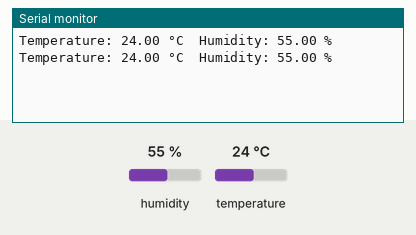
A sketch run on a simulated Arduino Uno, built with avr-gcc and run on an emulated ATmega328P. On the bench: the last lines printed to the serial monitor. Inputs (shaded band) come from the test bench; at power-on: humidity 55 %, temperature 24 °C.

Above: at 4.8 s.
4.9 s: humidity set to 22 %
At 7.1 s:
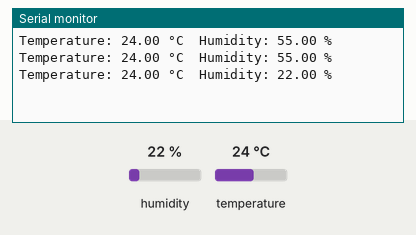
7.9 s: temperature set to 12 °C
At 8.8 s:
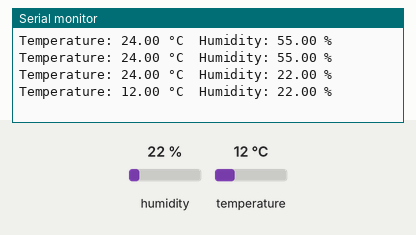
10.9 s: humidity set to 40 %
At 12.4 s:
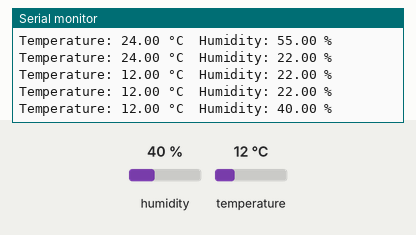
Timing chart, 0 to 13.9 s (numbered marks = the images above; inputs shaded):
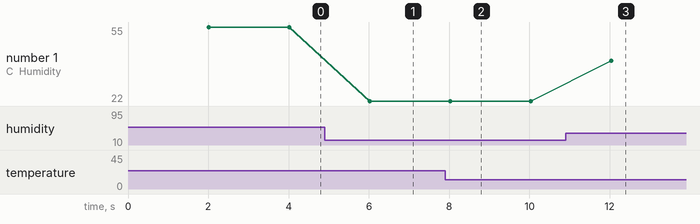

The sketch:

dht22_code.ino
```cpp
////////
// Erikas Valiukevicius
// 20/3/24
//accelorometer
////////
#include <DHT.h>     //DHT sensor library by Adafruit

#define DHTPIN  1     // Digital pin connected to the DHT sensor
#define DHTTYPE DHT22   // DHT 22 (AM2302)

DHT dht(DHTPIN, DHTTYPE);

float temperature = 0;
float humidity = 0;

void setup() {
  Serial.begin(9600);
  dht.begin();
}

void loop() {
  // Wait a few seconds between measurements.
  delay(2000);

  // Reading temperature or humidity takes about 250 milliseconds!
  temperature = dht.readTemperature();
  humidity = dht.readHumidity();

  // Check if any reads failed and exit early (to try again).
  if (isnan(temperature) || isnan(humidity)) {
    Serial.println("Failed to read data from DHT sensor!");
//    return;
  }
  Serial.print("Temperature: ");
  Serial.print(temperature);
  Serial.print(" °C\t");

  Serial.print("Humidity: ");
  Serial.print(humidity);
  Serial.println(" %");
}
```

Measured:
- after the input at 4.9 s, the serial monitor: prints a new line after 1.1 s (image 1)
- after the input at 7.9 s, the serial monitor: prints a new line after 0.12 s (image 2)
- after the input at 10.9 s, the serial monitor: prints a new line after 1.1 s (image 3)
- plotted number 1: 55 → 22 after the input at 4.9 s, 22 → 40 after the input at 10.9 s
